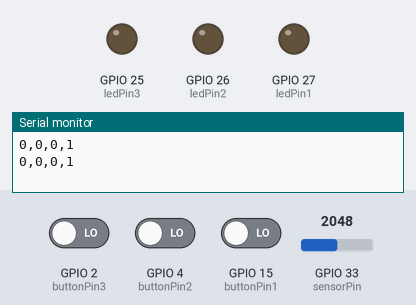
The sketch below on a simulated ESP32. Shown: output pins drawn as LEDs (lit = HIGH), the last lines printed to the serial monitor. The test bench sets the inputs (shaded band); at power-on: GPIO 2 (buttonPin3) LOW, GPIO 4 (buttonPin2) LOW, GPIO 15 (buttonPin1) LOW, GPIO 33 (sensorPin) = 2048.

Above: at 10.9 s.
11.0 s: GPIO 2 (buttonPin3) driven HIGH and GPIO 4 (buttonPin2) driven HIGH
At 21.1 s:
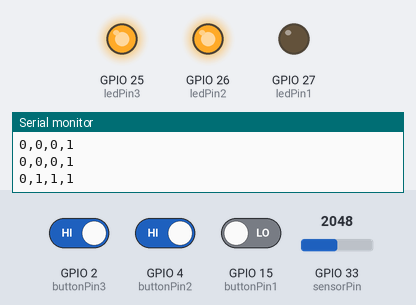
21.5 s: GPIO 2 (buttonPin3) driven LOW
At 31.1 s:
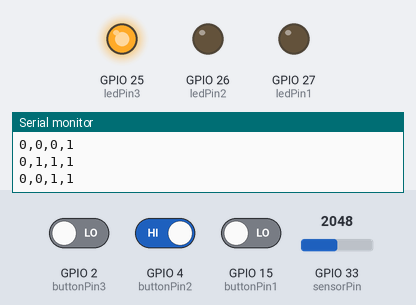
31.5 s: GPIO 2 (buttonPin3) driven HIGH
At 41.1 s:
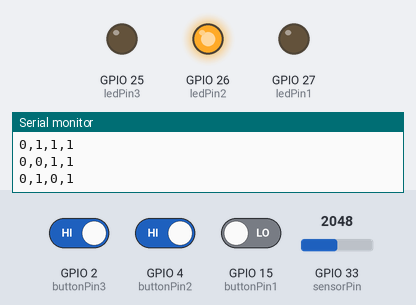
41.5 s: GPIO 4 (buttonPin2) driven LOW
At 51.2 s:
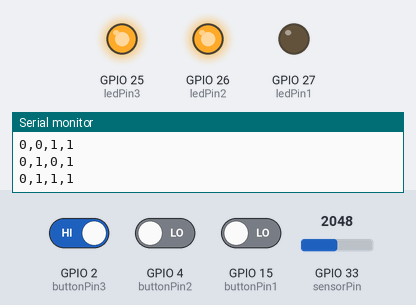
51.5 s: GPIO 4 (buttonPin2) driven HIGH
At 61.2 s:
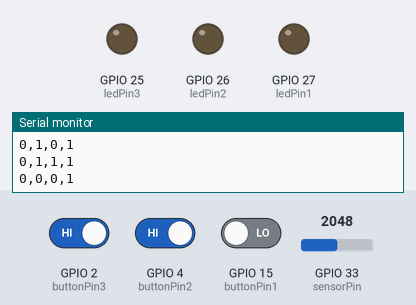
61.5 s: GPIO 4 (buttonPin2) driven LOW and GPIO 15 (buttonPin1) driven HIGH
At 71.2 s:
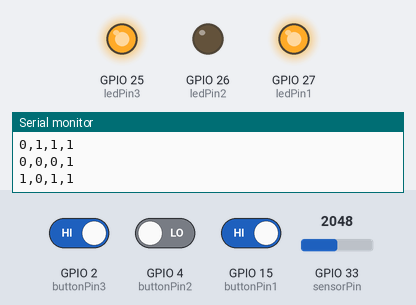
Timing chart, 0 to 72.5 s (numbered marks = the images above; inputs shaded):
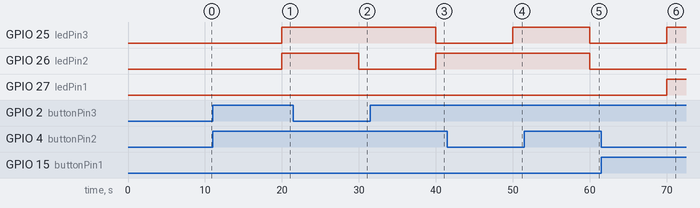

Measured:
- after the input at 11.0 s, GPIO 25 (ledPin3), GPIO 26 (ledPin2): LOW → HIGH after 9.0 s
- after the input at 21.5 s, GPIO 25 (ledPin3): stays HIGH (without the input it goes to LOW after 8.5 s)
- after the input at 31.5 s, GPIO 25 (ledPin3): HIGH → LOW after 8.5 s
- after the input at 41.5 s, GPIO 26 (ledPin2): stays HIGH (without the input it goes to LOW after 8.5 s)
- after the input at 51.5 s, GPIO 26 (ledPin2): HIGH → LOW after 8.5 s
- after the input at 61.5 s, GPIO 26 (ledPin2): stays LOW (without the input it goes to HIGH after 8.5 s); GPIO 27 (ledPin1): LOW → HIGH after 8.5 s

The sketch:

Agr_Operations_Counter.ino
```cpp
///////////////////////////////////////////////////////////////////////////////////////////////////////////////
// ---- Description ----
// This code collects data for "Agricultural Operations" by counting the time a person is in the Growth Chamber
// via the use of Push Button switches, and the time that chamber door is open/closed via the use of a light
// sensor. To be used with the "Human Bean Counter" EPS32 Dev Module mounted onto the inner chamber wall.
///////////////////////////////////////////////////////////////////////////////////////////////////////////////

#include <stdio.h>
#include <stdlib.h>


const int buttonPin1 = 15;     // the numbers of the pushbutton pin
const int buttonPin2 = 4;
const int buttonPin3 = 2;

const int ledPin1 =  27;      // the number of the LED pin
const int ledPin2 =  26;
const int ledPin3 =  25;

int buttonState1 = 0;         // variable for reading the pushbutton status
int buttonState2 = 0;
int buttonState3 = 0;

int ledflag1 = 0;
int ledflag2 = 0;
int ledflag3 = 0;


int sensorPin = 33;
int sensorValue = 0;
int doorCheck = 0;


////////////////////////////////////////////////////////////////////////////////////////////////


void setup() {

Serial.begin(9600);

  // initialize the LED pin as an output:
  pinMode(ledPin1, OUTPUT);
  pinMode(ledPin2, OUTPUT);
  pinMode(ledPin3, OUTPUT);


  pinMode(buttonPin1, INPUT);
  pinMode(buttonPin2, INPUT);
  pinMode(buttonPin3, INPUT);


}


////////////////////////////////////////////////////////////////////////////////////////////////


void loop() {

switchloop();
lightsensorloop();

Serial.print('\n');

delay(9900);

}


////////////////////////////////////////////////////////////////////////////////////////////////


void switchloop()  {

  buttonState1 = digitalRead(buttonPin1);
  buttonState2 = digitalRead(buttonPin2);
  buttonState3 = digitalRead(buttonPin3);


if (buttonState1 == HIGH) {
    if (ledflag1 == 0) { ledflag1 = 1; digitalWrite(ledPin1,HIGH); }
    else { ledflag1 = 0; digitalWrite(ledPin1,LOW); }
    }

if (buttonState2 == HIGH) {
    if (ledflag2 == 0) { ledflag2 = 1; digitalWrite(ledPin2,HIGH); }
    else { ledflag2 = 0; digitalWrite(ledPin2,LOW); }
    }

if (buttonState3 == HIGH) {
    if (ledflag3 == 0) { ledflag3 = 1; digitalWrite(ledPin3,HIGH); }
    else { ledflag3 = 0; digitalWrite(ledPin3,LOW); }
    }


// Serial.print("Person_1"); Serial.print(",");             //Print name of value, followed by comma
Serial.print(ledflag1); Serial.print(",");

// Serial.print("Person_2"); Serial.print(",");             //Print name of value, followed by comma
Serial.print(ledflag2); Serial.print(",");

// Serial.print("Person_3"); Serial.print(",");             //Print name of value, followed by comma
Serial.print(ledflag3); Serial.print(",");

delay(100);

}


//-----------------------------------------


void lightsensorloop() {

sensorValue = analogRead(sensorPin);

if (sensorValue >= 60) {
  doorCheck = 1;
}

if (sensorValue < 60) {
  doorCheck = 0;
}

// Serial.print("Door_Open"); Serial.print(",");
Serial.print(doorCheck); //Serial.print(",");

}
```
